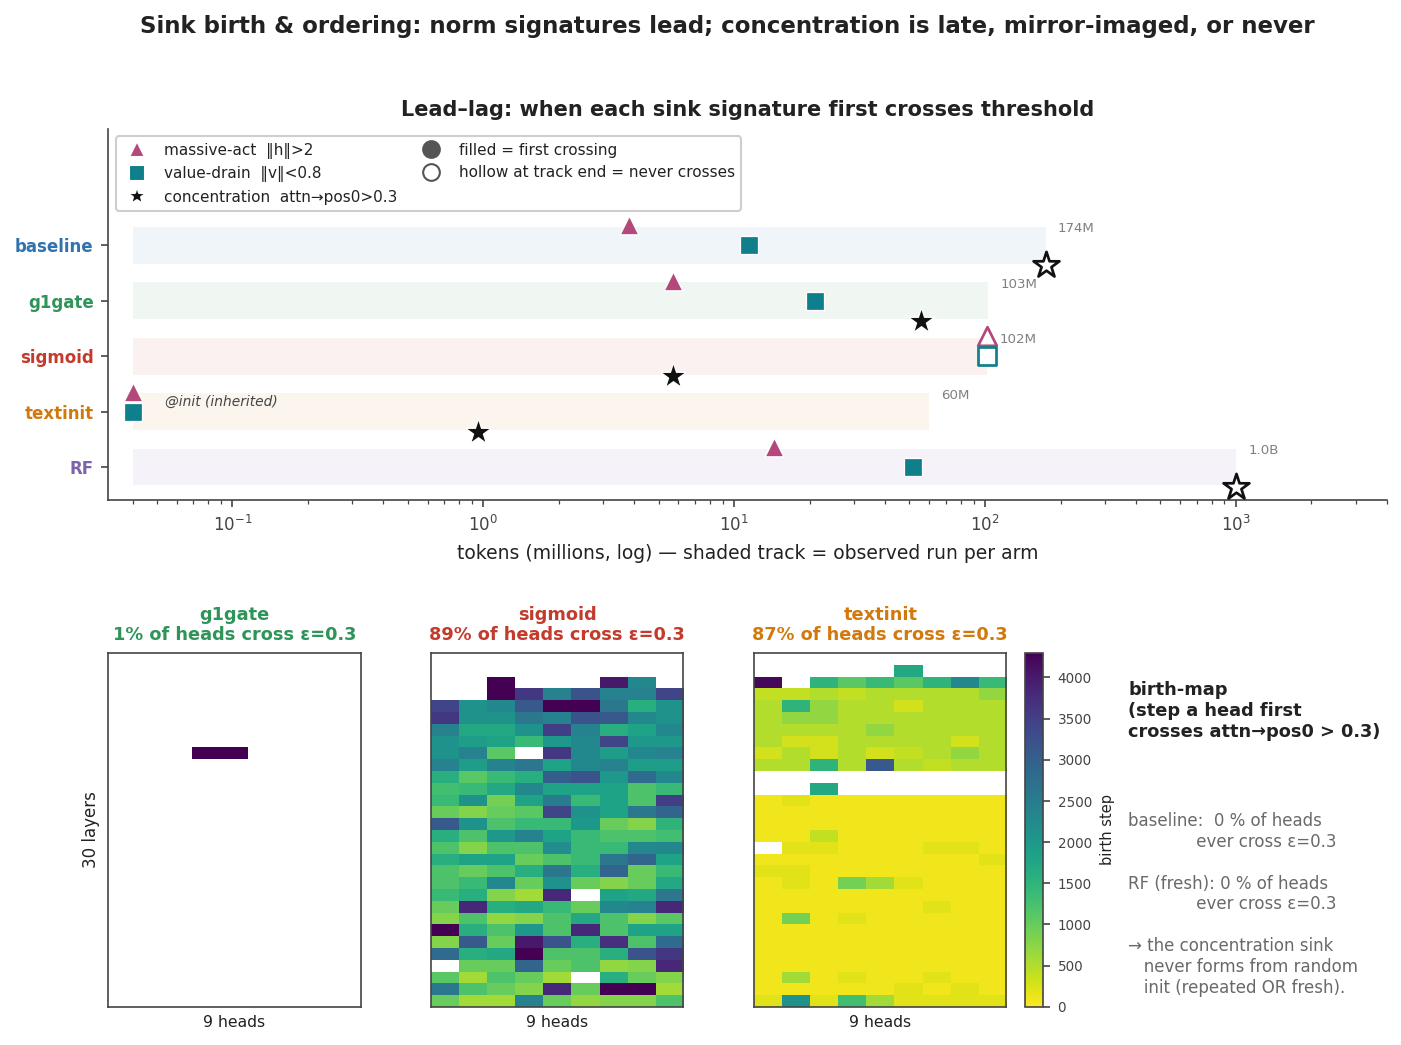

Here is the Python script that generated this plot:
#!/usr/bin/env python3
"""Sink birth-map + lead-lag ordering.

TOP  — lead-lag timeline: for each arm, the token-budget at which each signature first
crosses threshold (massive-act h_ratio>2, value-drain v_ratio<0.8, concentration
max attn->pos0 >0.3). The thesis as ordering: in the softmax-scratch arms the NORM
signatures cross early and concentration never arrives; sigmoid is the mirror image
(concentration crosses, norms never); textinit has all three at init (inherited).

BOTTOM — birth-map: per-(layer,head) step-of-first-crossing of attn->pos0>0.3, for the
arms that DO form concentration. baseline/RF never cross (no panel).
"""
import numpy as np
import matplotlib.pyplot as plt
from matplotlib.colors import Normalize
from matplotlib.lines import Line2D
import fig_common as fc

ARMS = fc.MAIN_ARMS + ['rf']
EPS_CONC = 0.3
FLOOR_M = 0.04   # 'at init' (0 tok) plotted here on the log axis


def first_cross_tokens(S, key, thr, gt=True):
    for s in S:
        v = s[key]
        if (v > thr) if gt else (v < thr):
            return max(s['tokens_seen'] / 1e6, FLOOR_M)
    return None


def birth_grid(arm, eps=EPS_CONC):
    """(30,9) first step attn_norm>eps per head; nan = never."""
    rd = fc.RUN_DIR[arm]
    import json
    P = [json.loads(l) for l in open(f'{rd}/probes.jsonl')]
    P.sort(key=lambda p: p['step'])
    G = np.full((30, 9), np.nan)
    for p in P:
        st = p['step']
        for i in range(30):
            a = p['layers'][i]['attn_to_pos0_norm']
            for h in range(9):
                if np.isnan(G[i, h]) and a[h] > eps:
                    G[i, h] = st
    return G


def main():
    fig = plt.figure(figsize=(11, 7.6))
    gs = fig.add_gridspec(2, 4, height_ratios=[1.05, 1.0], hspace=0.42, wspace=0.28)

    # ---- TOP: lead-lag as time-to-event tracks ----
    # Each arm gets a light "observation track" spanning the tokens we actually probed
    # (arms differ: ~100M-1B). Filled marker on the track = first crossing. Hollow marker
    # at the track END = never crossed within the observed run (censored) — no fake
    # "never" position on the axis. Three fixed lanes per arm, top->bottom:
    # massive-act / value-drain / concentration.
    axT = fig.add_subplot(gs[0, :])
    # signature colors deliberately OFF the arm palette (magenta/teal/black) so a
    # marker's hue can't be misread as an arm identity
    sig_styles = [('h_ratio_pos0', 2.0, True, '^', 'massive-act  ‖h‖>2', '#B5487A'),
                  ('v_ratio_pos0', 0.8, False, 's', 'value-drain  ‖v‖<0.8', '#0F7F8B'),
                  ('max_attn_pos0', EPS_CONC, True, '*', 'concentration  attn→pos0>0.3', '#111111')]
    # wider lane spacing than the first pass — two markers landing at ~the same x
    # (textinit's two "@init" crossings; sigmoid's late massive-act crossing sitting
    # right next to its "never crosses" value-drain marker at track end) were touching
    LANE = [0.36, 0.0, -0.36]
    yticks, ylabels = [], []
    for yi, arm in enumerate(ARMS):
        S = fc.load_summ(arm)
        total_M = S[-1]['tokens_seen'] / 1e6
        y = len(ARMS) - 1 - yi
        yticks.append(y); ylabels.append(fc.ARM_LABELS[arm].split(' (')[0])
        axT.barh(y, total_M - FLOOR_M, left=FLOOR_M, height=0.66,
                 color=fc.ARM_COLORS[arm], alpha=0.07, zorder=0)
        axT.text(total_M * 1.12, y + 0.30,
                 f'{total_M/1000:.1f}B' if total_M >= 1000 else f'{total_M:.0f}M',
                 fontsize=6.4, color='gray', ha='left', va='center')
        # collect this arm's 3 marker x-positions first so "@init" labels for
        # co-located markers (e.g. textinit's two crossings both at FLOOR_M) can be
        # stacked instead of printed on top of each other
        init_dy = []
        for (key, thr, gt, mk, lab, col), dy in zip(sig_styles, LANE):
            t = first_cross_tokens(S, key, thr, gt)
            ms = 170 if mk == '*' else 80
            if t is not None:
                axT.scatter([t], [y + dy], marker=mk, s=ms, color=col, zorder=5,
                            edgecolors='white', linewidths=0.6)
                if t <= FLOOR_M:      # crossed at 0 tokens = inherited at init
                    init_dy.append((dy, col))
            else:                     # censored: still uncrossed when the run ended
                axT.scatter([total_M], [y + dy], marker=mk, s=ms, facecolors='white',
                            color=col, zorder=5, linewidths=1.3)
        if init_dy:   # one shared label at the vertical center of the co-located markers
            mean_dy = sum(d for d, _ in init_dy) / len(init_dy)
            label_col = init_dy[0][1] if len(init_dy) == 1 else '#444444'
            axT.text(FLOOR_M * 1.35, y + mean_dy, '@init (inherited)', fontsize=6.6,
                      color=label_col, ha='left', va='center', style='italic')
    axT.set_yticks(yticks); axT.set_yticklabels(ylabels, fontsize=8.5)
    for tick, arm in zip(axT.get_yticklabels(), ARMS):
        tick.set_color(fc.ARM_COLORS[arm]); tick.set_fontweight('bold')
    axT.set_xscale('log'); axT.set_xlim(FLOOR_M * 0.8, 4000)
    axT.set_ylim(-0.6, len(ARMS) + 1.1)   # headroom so the legend clears baseline's top-lane marker
    axT.set_xlabel('tokens (millions, log) — shaded track = observed run per arm', fontsize=9)
    axT.set_title('Lead–lag: when each sink signature first crosses threshold',
                  fontsize=10, weight='bold')
    fc.style_ax(axT)
    handles = [Line2D([0], [0], marker=mk, color=col, lw=0, markersize=10 if mk == '*' else 8,
                      markeredgecolor='white', label=lab) for _, _, _, mk, lab, col in sig_styles]
    handles += [Line2D([0], [0], marker='o', color='#555555', lw=0, markersize=8,
                       label='filled = first crossing'),
                Line2D([0], [0], marker='o', color='#555555', markerfacecolor='white',
                       lw=0, markersize=8, label='hollow at track end = never crosses')]
    axT.legend(handles=handles, fontsize=7.3, loc='upper left', frameon=True,
               framealpha=0.95, ncol=2, columnspacing=1.2)

    # ---- BOTTOM: birth-maps for arms that form concentration ----
    form_arms = ['g1gate', 'sigmoid', 'textinit']
    # shared color scale over actual crossing steps
    allvals = []
    grids = {}
    for a in form_arms:
        G = birth_grid(a); grids[a] = G
        allvals.append(G[~np.isnan(G)])
    vmax = np.nanpercentile(np.concatenate(allvals), 98) if allvals else 1
    baxes = []
    for k, a in enumerate(form_arms):
        ax = fig.add_subplot(gs[1, k]); baxes.append(ax)
        G = grids[a]
        im = ax.imshow(G, aspect='auto', cmap='viridis_r', norm=Normalize(0, vmax),
                       interpolation='nearest')
        ax.set_xticks([]); ax.set_yticks([])
        frac = np.mean(~np.isnan(G))
        ax.set_title(f'{a}\n{frac*100:.0f}% of heads cross ε=0.3', fontsize=8.5,
                     weight='bold', color=fc.ARM_COLORS[a])
        ax.set_xlabel('9 heads', fontsize=7.5)
        if k == 0:
            ax.set_ylabel('30 layers', fontsize=8)
    # ONE shared colorbar for the three birth-maps (same Normalize) instead of three copies
    cb = fig.colorbar(im, ax=baxes, fraction=0.025, pad=0.02)
    cb.set_label('birth step', fontsize=7); cb.ax.tick_params(labelsize=6.5)
    axn = fig.add_subplot(gs[1, 3]); axn.axis('off')
    axn.text(0.02, 0.92, 'birth-map\n(step a head first\ncrosses attn→pos0 > 0.3)',
             fontsize=8.5, weight='bold', va='top')
    axn.text(0.02, 0.55,
             'baseline:  0 % of heads\n             ever cross ε=0.3\n\n'
             'RF (fresh): 0 % of heads\n             ever cross ε=0.3\n\n'
             '→ the concentration sink\n   never forms from random\n   init (repeated OR fresh).',
             fontsize=8, va='top', color='dimgray')

    fig.suptitle('Sink birth & ordering: norm signatures lead; concentration is late, mirror-imaged, or never',
                 fontsize=11, weight='bold', y=0.98)
    out = 'analysis/fig4_birth_leadlag.svg'
    fig.savefig(out, bbox_inches='tight'); fig.savefig(out.replace('.svg', '.png'), dpi=150, bbox_inches='tight')
    print('wrote', out)


if __name__ == '__main__':
    main()
